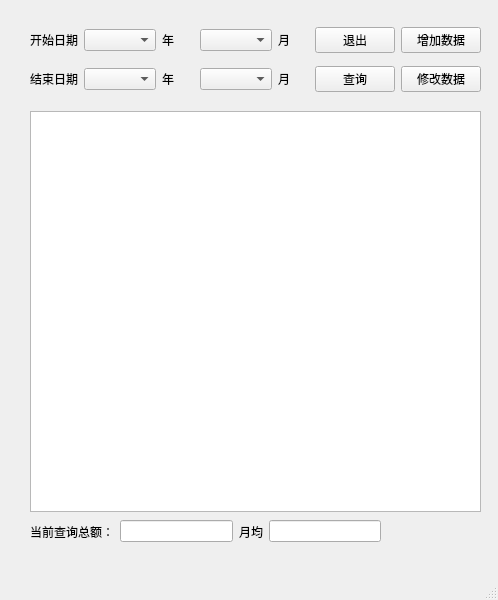
<?xml version="1.0" encoding="UTF-8"?>
<ui version="4.0">
 <class>MainWindow</class>
 <widget class="QMainWindow" name="MainWindow">
  <property name="geometry">
   <rect>
    <x>0</x>
    <y>0</y>
    <width>498</width>
    <height>600</height>
   </rect>
  </property>
  <property name="windowTitle">
   <string> 收入统计-v1.0</string>
  </property>
  <widget class="QWidget" name="centralwidget">
   <widget class="QWidget" name="layoutWidget">
    <property name="geometry">
     <rect>
      <x>30</x>
      <y>20</y>
      <width>451</width>
      <height>81</height>
     </rect>
    </property>
    <layout class="QGridLayout" name="gridLayout">
     <item row="2" column="3">
      <widget class="QComboBox" name="comboBox_2"/>
     </item>
     <item row="2" column="1">
      <widget class="QComboBox" name="comboBox"/>
     </item>
     <item row="2" column="5">
      <widget class="QPushButton" name="pushButton">
       <property name="text">
        <string>查询</string>
       </property>
      </widget>
     </item>
     <item row="2" column="6">
      <widget class="QPushButton" name="pushButton_2">
       <property name="text">
        <string>修改数据</string>
       </property>
      </widget>
     </item>
     <item row="1" column="6">
      <widget class="QPushButton" name="pushButton_3">
       <property name="text">
        <string>增加数据</string>
       </property>
      </widget>
     </item>
     <item row="1" column="5">
      <widget class="QPushButton" name="pushButton_4">
       <property name="text">
        <string>退出</string>
       </property>
      </widget>
     </item>
     <item row="2" column="2">
      <widget class="QLabel" name="label">
       <property name="text">
        <string>年</string>
       </property>
      </widget>
     </item>
     <item row="2" column="4">
      <widget class="QLabel" name="label_2">
       <property name="text">
        <string>月</string>
       </property>
      </widget>
     </item>
     <item row="1" column="3">
      <widget class="QComboBox" name="comboBox_4"/>
     </item>
     <item row="1" column="4">
      <widget class="QLabel" name="label_5">
       <property name="text">
        <string>月</string>
       </property>
      </widget>
     </item>
     <item row="1" column="2">
      <widget class="QLabel" name="label_4">
       <property name="text">
        <string>年</string>
       </property>
      </widget>
     </item>
     <item row="1" column="1">
      <widget class="QComboBox" name="comboBox_3"/>
     </item>
     <item row="1" column="0">
      <widget class="QLabel" name="label_6">
       <property name="text">
        <string>开始日期</string>
       </property>
      </widget>
     </item>
     <item row="2" column="0">
      <widget class="QLabel" name="label_7">
       <property name="text">
        <string>结束日期</string>
       </property>
      </widget>
     </item>
    </layout>
   </widget>
   <widget class="QWidget" name="layoutWidget">
    <property name="geometry">
     <rect>
      <x>30</x>
      <y>520</y>
      <width>351</width>
      <height>23</height>
     </rect>
    </property>
    <layout class="QHBoxLayout" name="horizontalLayout">
     <item>
      <widget class="QLabel" name="label_3">
       <property name="text">
        <string>当前查询总额：</string>
       </property>
      </widget>
     </item>
     <item>
      <widget class="QLineEdit" name="lineEdit"/>
     </item>
     <item>
      <widget class="QLabel" name="label_8">
       <property name="text">
        <string>月均</string>
       </property>
      </widget>
     </item>
     <item>
      <widget class="QLineEdit" name="lineEdit_2"/>
     </item>
    </layout>
   </widget>
   <widget class="QTableView" name="tableView">
    <property name="geometry">
     <rect>
      <x>30</x>
      <y>111</y>
      <width>451</width>
      <height>401</height>
     </rect>
    </property>
   </widget>
  </widget>
  <widget class="QMenuBar" name="menubar">
   <property name="geometry">
    <rect>
     <x>0</x>
     <y>0</y>
     <width>498</width>
     <height>22</height>
    </rect>
   </property>
  </widget>
  <widget class="QStatusBar" name="statusbar"/>
 </widget>
 <resources/>
 <connections/>
</ui>
